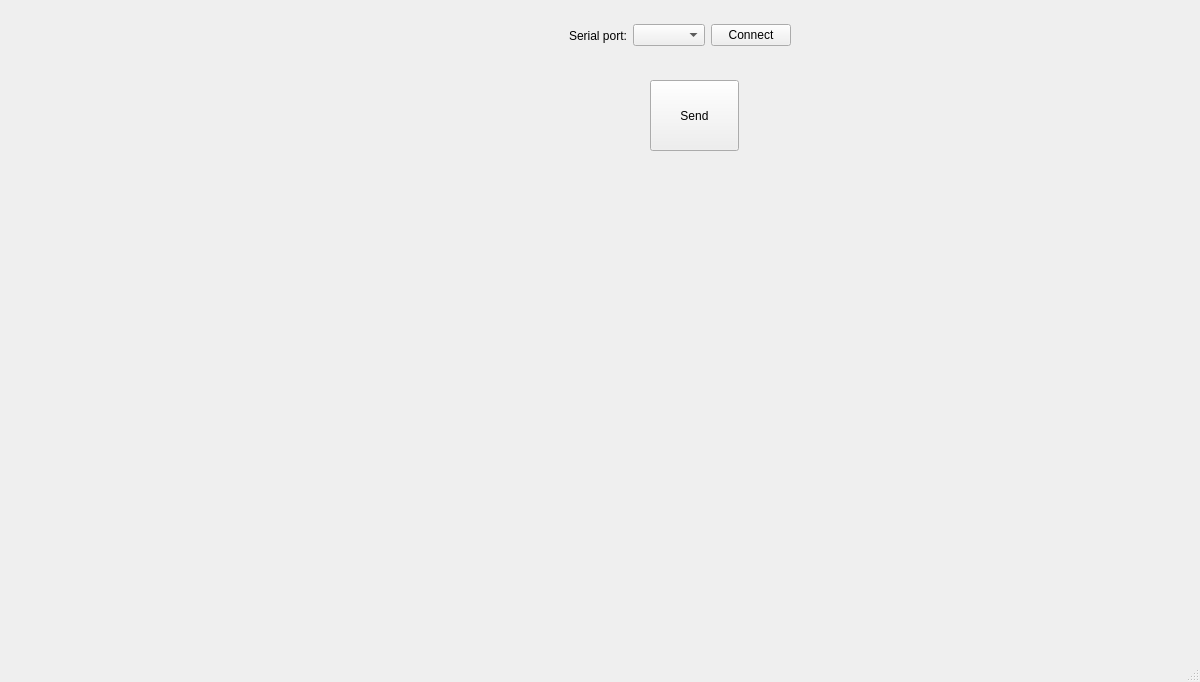
<?xml version="1.0" encoding="UTF-8"?>
<ui version="4.0">
 <class>MainWindow</class>
 <widget class="QMainWindow" name="MainWindow">
  <property name="geometry">
   <rect>
    <x>0</x>
    <y>0</y>
    <width>1200</width>
    <height>682</height>
   </rect>
  </property>
  <property name="maximumSize">
   <size>
    <width>1200</width>
    <height>768</height>
   </size>
  </property>
  <property name="windowTitle">
   <string>MainWindow</string>
  </property>
  <widget class="QWidget" name="centralwidget">
   <widget class="QWidget" name="horizontalLayoutWidget">
    <property name="geometry">
     <rect>
      <x>0</x>
      <y>0</y>
      <width>791</width>
      <height>71</height>
     </rect>
    </property>
    <layout class="QHBoxLayout" name="horizontalLayout">
     <item>
      <spacer name="horizontalSpacer">
       <property name="orientation">
        <enum>Qt::Horizontal</enum>
       </property>
       <property name="sizeHint" stdset="0">
        <size>
         <width>40</width>
         <height>20</height>
        </size>
       </property>
      </spacer>
     </item>
     <item>
      <widget class="QLabel" name="label">
       <property name="text">
        <string>Serial port:</string>
       </property>
      </widget>
     </item>
     <item>
      <widget class="QComboBox" name="serialPortDropdown"/>
     </item>
     <item>
      <widget class="QPushButton" name="pushButton_connect">
       <property name="text">
        <string>Connect</string>
       </property>
      </widget>
     </item>
    </layout>
   </widget>
   <widget class="QCustomPlot" name="pressPlot" native="true">
    <property name="geometry">
     <rect>
      <x>10</x>
      <y>80</y>
      <width>631</width>
      <height>221</height>
     </rect>
    </property>
   </widget>
   <widget class="QCustomPlot" name="flowPlot" native="true">
    <property name="geometry">
     <rect>
      <x>10</x>
      <y>300</y>
      <width>631</width>
      <height>221</height>
     </rect>
    </property>
   </widget>
   <widget class="QPushButton" name="SendMesg">
    <property name="geometry">
     <rect>
      <x>650</x>
      <y>80</y>
      <width>89</width>
      <height>71</height>
     </rect>
    </property>
    <property name="text">
     <string>Send</string>
    </property>
   </widget>
  </widget>
  <widget class="QMenuBar" name="menubar">
   <property name="geometry">
    <rect>
     <x>0</x>
     <y>0</y>
     <width>1200</width>
     <height>22</height>
    </rect>
   </property>
  </widget>
  <widget class="QStatusBar" name="statusBar"/>
 </widget>
 <customwidgets>
  <customwidget>
   <class>QCustomPlot</class>
   <extends>QWidget</extends>
   <header>qcustomplot.h</header>
   <container>1</container>
  </customwidget>
 </customwidgets>
 <resources/>
 <connections/>
</ui>
